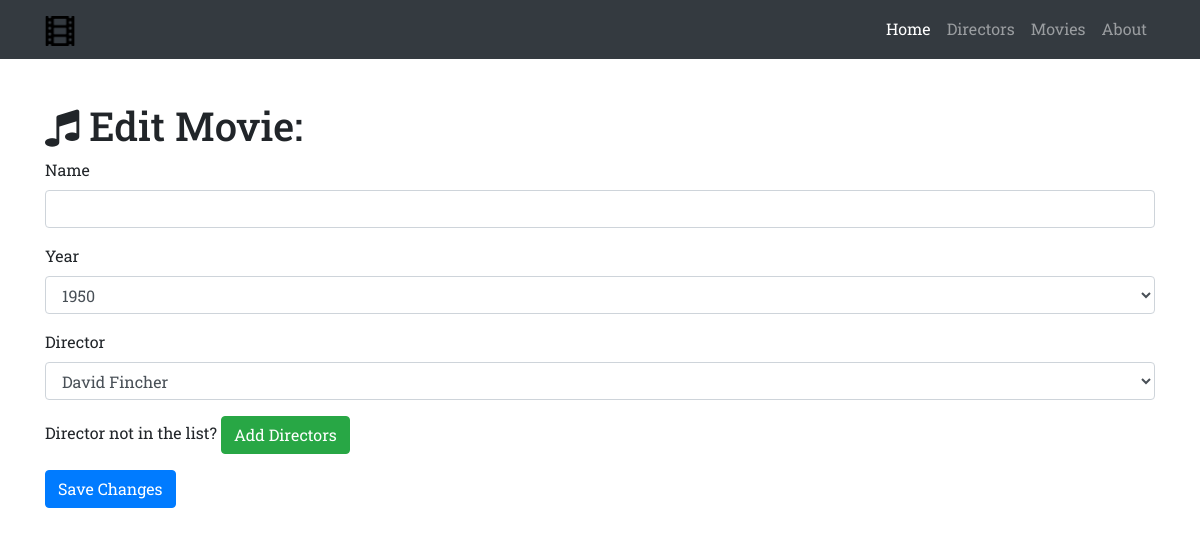
The page /movie/edit/3 on the database as committed earlier.
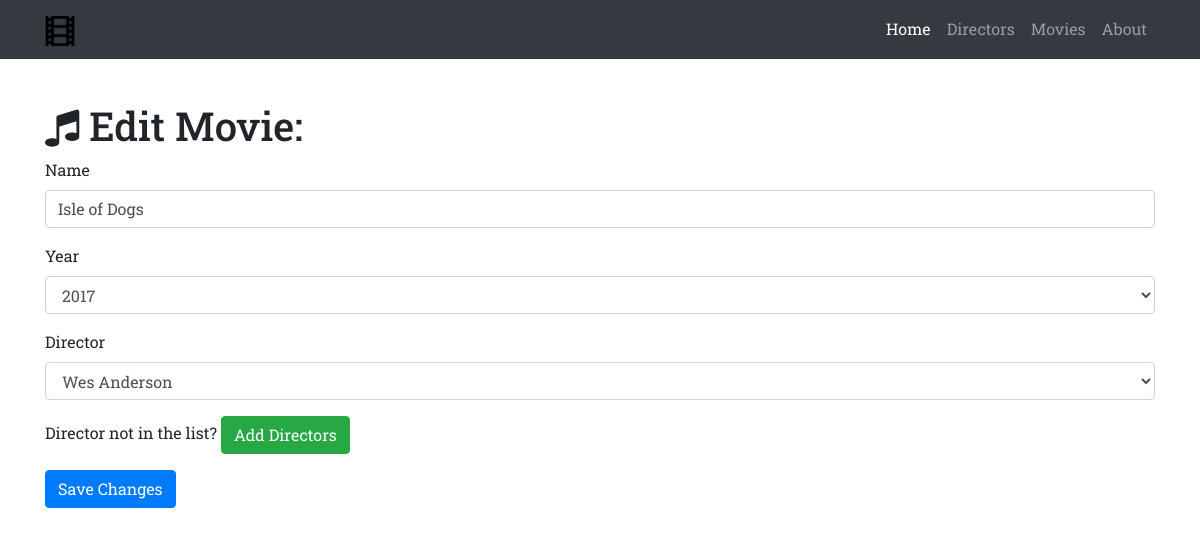
The same page on the database as committed later.
### moviebase.py (models this page shows)
class Movie(db.Model):
    __tablename__ = 'movies'
    id = db.Column(db.Integer, primary_key=True)
    name = db.Column(db.String(256))
    year = db.Column(db.Integer)
    director_id = db.Column(db.Integer, db.ForeignKey('directors.id'))

### moviebase.py (the view, shortened to what this page needs)
@app.route('/movie/edit/<int:id>', methods=['GET', 'POST'])
def edit_movie(id):
    movie = Movie.query.filter_by(id=id).first()
    directors = Director.query.all()
    if request.method == 'GET':
        return render_template('movie-edit.html', movie=movie, directors=directors)

### templates/movie-edit.html (shortened to what this page needs)
{% extends "base.html" %}
{% block page_content%}
  <div class="container">
    <h1 class="mt-5"><i class="fa fa-music" aria-hidden="true"></i> Edit Movie:</h1>
    <form action="/movie/edit/{{movie.id}}" method="post">
      <div class="form-group">
        <label>Name</label>
        <input class="form-control" type="text" name="name" value="{{movie.name}}" required="true">
      </div>
      <div class="form-group">
        <label>Year</label>
        <select class="form-control" name="year">
          {% for i in range(1950, 2025) %}
            {% if i == movie.year %}
              <option selected="selected">{{i}}</option>
            {% else %}
              <option>{{i}}</option>
            {% endif %}
          {% endfor %}
        </select>
      </div>
      <div class="form-group">
        <label>Director</label>
        <select class="form-control" name="director">
          {% for director in directors %}
            {% if director == movie.director %}
              <option selected="selected">{{director.name}}</option>
            {% else %}
              <option>{{director.name}}</option>
            {% endif %}
          {% endfor %}
        </select>
      </div>
      <div class="form-group">
        Director not in the list? <a href="/director/add" class="btn btn-success" role="button" aria-disabled="true">Add Directors</a>
      </div>
      <button type="submit" class="btn btn-primary">Save Changes</button>
    </form>
  </div>
{% endblock%}

Rows that differ between the two databases and show on the page:
added Movie: name "Isle of Dogs", year "2017"
Other text that changed with them:
form field director: "David Fincher" → "Wes Anderson"
form field year: "1950" → (not shown)
